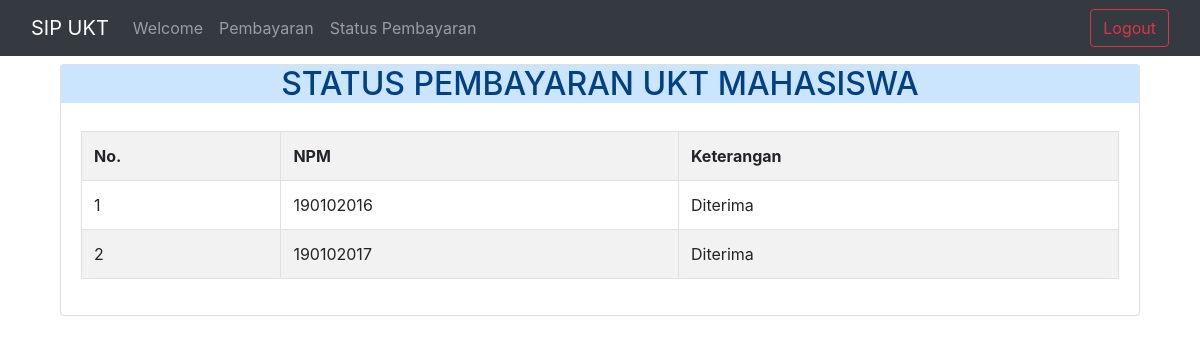
/status_pembayaran.php, run on the app's committed database.
### tables this page shows
CREATE TABLE IF NOT EXISTS `validasi` (
  `npm` int(11) NOT NULL,
  `pesan` varchar(100) NOT NULL
);

### status_pembayaran.php (the view, shortened to what this page needs)
<?php
include 'koneksi.php';
 ?>
<!doctype html>
<html lang="en">
  <head>
    <link rel="stylesheet" href="bootstrap/css/bootstrap.min.css">
  </head>
  <body>
    //ini navbar
  <nav class="navbar navbar-expand-md navbar-dark fixed-top bg-dark">
    <div class="container-fluid">
      <a class="navbar-brand" href="welcome_mhs.html">SIP UKT</a>
      <div class="collapse navbar-collapse" id="navbarCollapse">
        <ul class="navbar-nav me-auto mb-2 mb-md-0">
          <li class="nav-item">
            <a class="nav-link" aria-current="page" href="welcome_mhs.html">Welcome</a>
          </li>
          <li class="nav-item">
            <a class="nav-link" href="pembayaran_mhs.php">Pembayaran</a>
          </li>
          <li class="nav-item">
            <a class="nav-link" href="status_pembayaran.php">Status Pembayaran</a>
          </li>
        </ul>
        <form class="navbar-nav ml-auto">
          <a href="../sip/logout.php" class="btn btn-outline-danger"><i class="fas fa-sign-out-alt"></i> Logout</a>
        </form>
      </div>
    </div>
  </nav>
  <br><br>
    <div class="container">
  </body>
</html>
<html lang="en">
  <head>
    <link rel="stylesheet" href="bootstrap/css/bootstrap.min.css">
  </head>
  <body>
    <div class="container">
      <div class="card mt-3">
        <h2 class="card-heade alert-primary text-center text-black">STATUS PEMBAYARAN UKT MAHASISWA</h2>
        <div class="card-body">
            <table class="table table-bordered table-striped">
              <tr>
                  <th>No.</th>
                  <th>NPM</th>
                  <th>Keterangan</th>
              </tr>
              <?php
                    $no=1;
                    $tampil = mysqli_query($koneksi, "SELECT * from validasi order by npm asc");
                    while ($data = mysqli_fetch_array($tampil)) :
               ?>
              <tr>
                  <td><?=$no++;?></td>
                  <td><?=$data["npm"]?></td>
                  <td><?=$data["pesan"]?></td>
            </tr>
              <?php endwhile; ?>
            </table>
        </div>
      </div>
    </div>
  </body>
</html>

### data on the page
validasi: npm "190102016", pesan "Diterima"
validasi: npm "190102017", pesan "Diterima"
